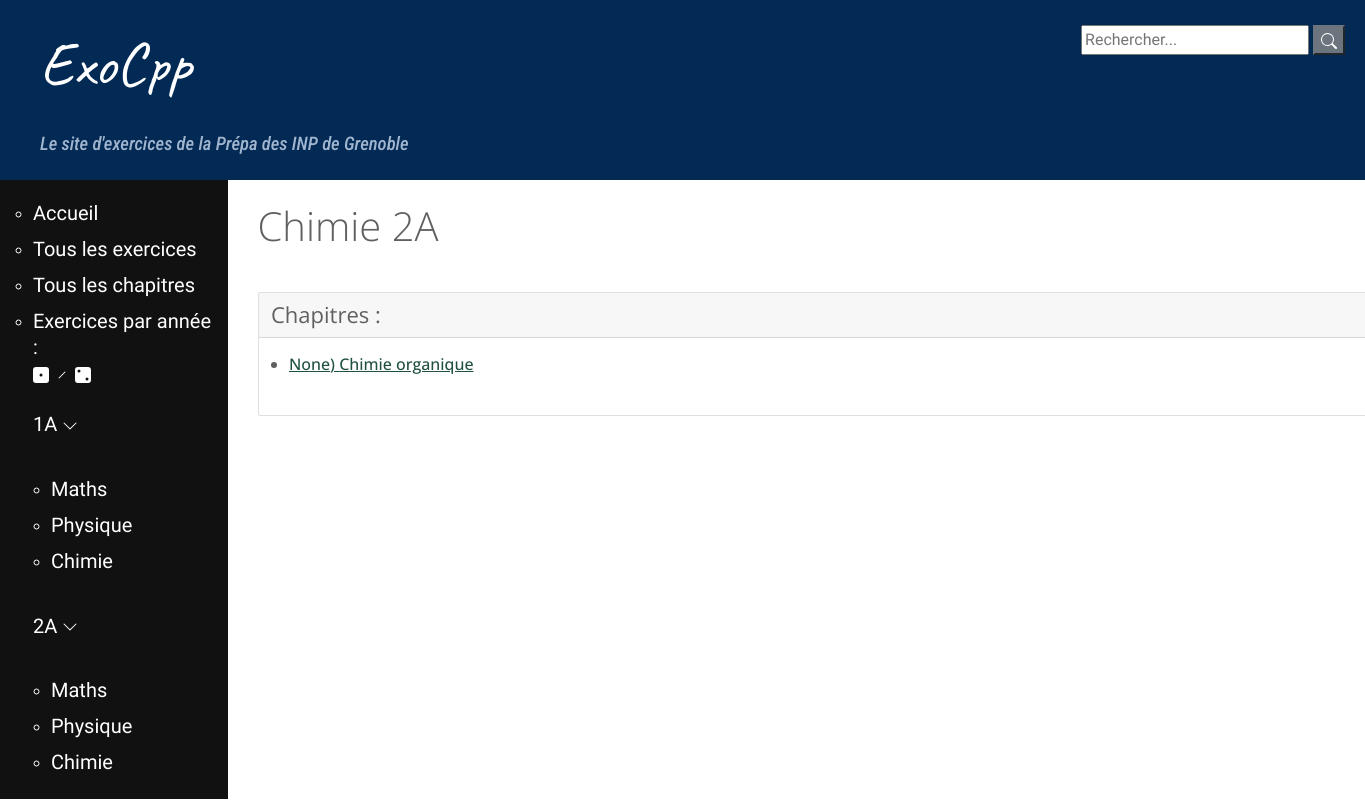
Page /chim_2A on the earlier database version.
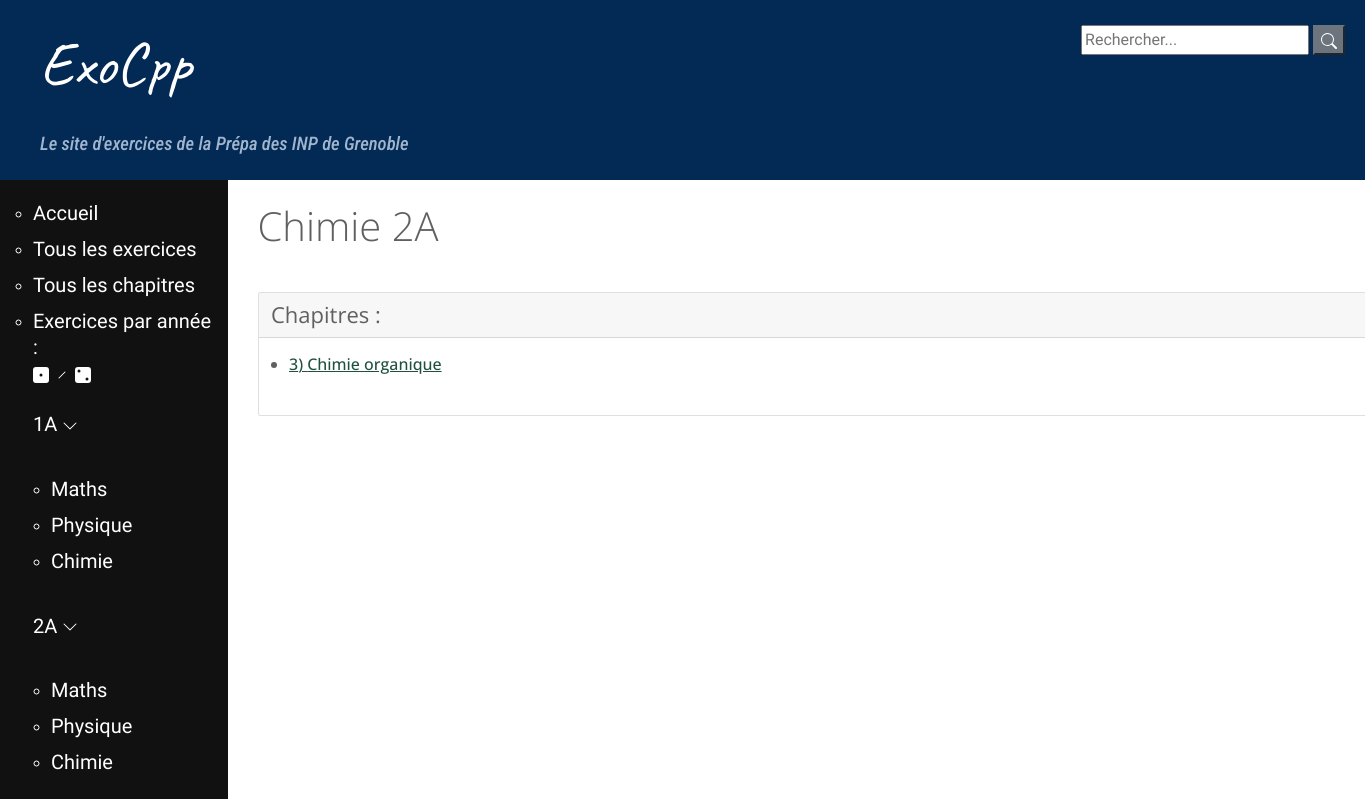
Same page on the later database version.
### exo/models.py (models this page shows, shortened)
class Chapitre(models.Model):
    annee = models.CharField(max_length=2, choices = [('1A', 'Première année'),
        ('2A', 'Deuxième année')])
    matiere = models.CharField(max_length=40 , choices = MATIERES)
    nom = models.CharField(max_length=200, null=False)
    numero = models.IntegerField(null=True, help_text="Vous pouvez numéroter le chapitre/module \
        pour permettre un classement dans l'ordre du programme (recommandé, \
        la valeur par défaut est 1)", default=1)
    def get_absolute_url(self):
        return reverse('chapitre-details', args=[str(self.id)])

### exo/views.py (the view)
# urls.py: path('chim_2A', views.chim_2A, name="2A-chimie"),
def chim_2A(request):
	c_list = Chapitre.objects.filter(annee='2A', matiere='Chimie').order_by('numero')
	return render(request, 'exo/2A-chimie.html', {'c_list' : c_list})

### exo/templates/exo/2A-chimie.html (shortened to what this page needs)
{% extends 'base_generic.html' %}
{% block content %}
	<h1>Chimie 2A</h1>
		<div class="card">
			  <h4 class="card-header">Chapitres :</h4>
			{% for chapitre in c_list %}
				<div class="card-body">
			    	<h6 class="card-title"><ul><li><a href="{{ chapitre.get_absolute_url }}">{{ chapitre.numero }}) {{ chapitre.nom }}</a></li></ul></h6>
			  	</div>
			{% endfor %}
		</div>
{% endblock %}

Differences in the rows shown:
changed Chapitre "Chimie organique": numero "None" → "3"
